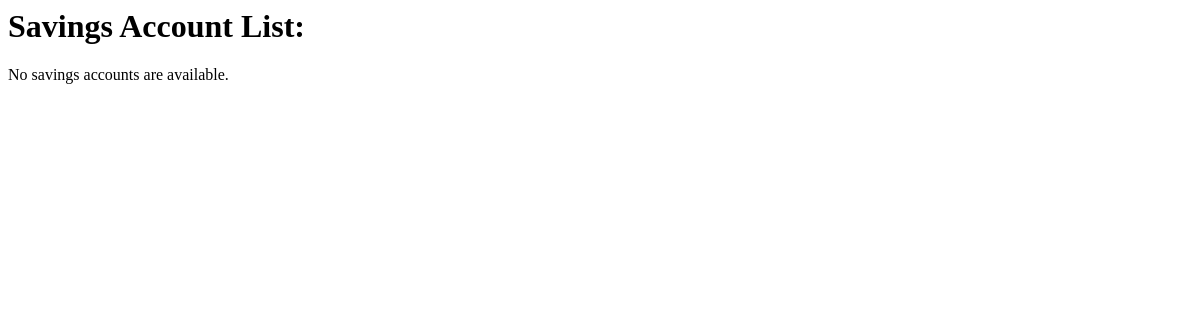
/monthly_interest/, run on an earlier commit of the app's database.
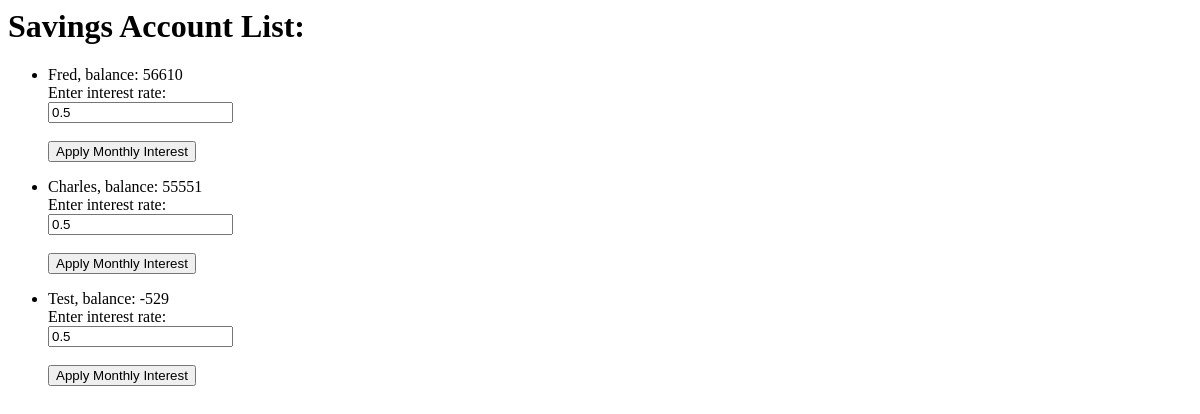
And on a later commit of the database.
### account/models.py (models this page shows, shortened)
class AccountRecord(models.Model):
    account_type_options = (
        ('savings', 'SAVINGS'),
        ('current', 'CURRENT')
    )
    name = models.CharField(max_length=100)
    account_type = models.CharField(max_length=7, choices=account_type_options, default='current')

class TransactionRecord(models.Model):
    transition_record_options = (
        ('deposit', 'DEPOSIT'),
        ('withdrawal', 'WITHDRAWAL'),
        ('transfer', 'TRANSFER'),
        ('interest', 'INTEREST')
    )
    transaction_type = models.CharField(max_length=10, choices=transition_record_options)
    source = models.ForeignKey(
        AccountRecord,
        on_delete=models.PROTECT,
        related_name='money_out_transactions',
        null=True,
        blank=True
    )
    target = models.ForeignKey(
        AccountRecord,
        on_delete=models.PROTECT,
        related_name='money_in_transactions',
        null=True,
        blank=True
    )
    amount = models.IntegerField('amount', default=0)
    created = models.DateField(auto_now_add=True)

### account/views.py (the view)
# urls.py: path('monthly_interest/', views.monthly_interest, name='monthly_interest'),
def monthly_interest(request):
    savings_account_records = AccountRecord.objects.filter(account_type='savings')
    saving_accounts = [accounts[account.id] for account in savings_account_records]
    if request.method == 'GET':
        return render(request, 'account/monthly_interest.html', {'saving_accounts': saving_accounts})
    elif request.method == 'POST':
        interest_rate = float(request.POST['interest'])
        account_id = request.POST['account_id']
        accounts[account_id].apply_monthly_interest(monthly_percentage=interest_rate)
        return render(request, 'account/monthly_interest.html', {'saving_accounts': saving_accounts})

### account/business_logic/accounts.py (called while the page is built)
    def calculate_initial_balance(self):
        money_in = sum([
            transaction.amount
            for
            transaction
            in
            self.account_record.money_in_transactions.all()
        ])
        money_out = sum([
            transaction.amount
            for
            transaction
            in
            self.account_record.money_out_transactions.all()
        ])
        return money_in - money_out

    @property
    def balance(self):
        if self._balance is None:
            self._balance = self.calculate_initial_balance()
        return self._balance

    def account_factory(self, account_id):
        if AccountRecord.objects.get(pk=account_id).account_type == 'current':
            return Account(account_id)
        else:
            return SavingsAccount(account_id)

    def __getitem__(self, account_id):
        if account_id in self._accounts.keys():
            return self._accounts[account_id]
        else:
            self._accounts[account_id] = self.account_factory(account_id)
        return self._accounts[account_id]

### account/templates/account/monthly_interest.html (shortened to what this page needs)
<h1> Savings Account List: </h1>
{% if saving_accounts %}
    <ul>
    {% for account in saving_accounts %}
    <form action= "{% url 'monthly_interest' %}" method="post">
        <li>{{ account.account_record.name }}, balance: {{account.balance}}</a></li>
        <label> Enter interest rate: </label><br>
        <input type="number" step="0.01" name="interest" value=0.5><br><br>
        <input type="submit" value="Apply Monthly Interest">
    </form>
    {% endfor %}
    </ul>
{% else %}
    <p>No savings accounts are available.</p>
{% endif %}

What changed in the data, as far as the page shows it:
now on this page (row unchanged): AccountRecord: account_record.name "Fred", balance "56610"
now on this page (row unchanged): AccountRecord: account_record.name "Charles", balance "55551"
added AccountRecord: account_record.name "Test", balance "-529"
Also different on the page:
new list line: ", balance: Enter interest rate: 0.5 Apply Monthly Interest"
text no longer shown: "No savings accounts are available."
